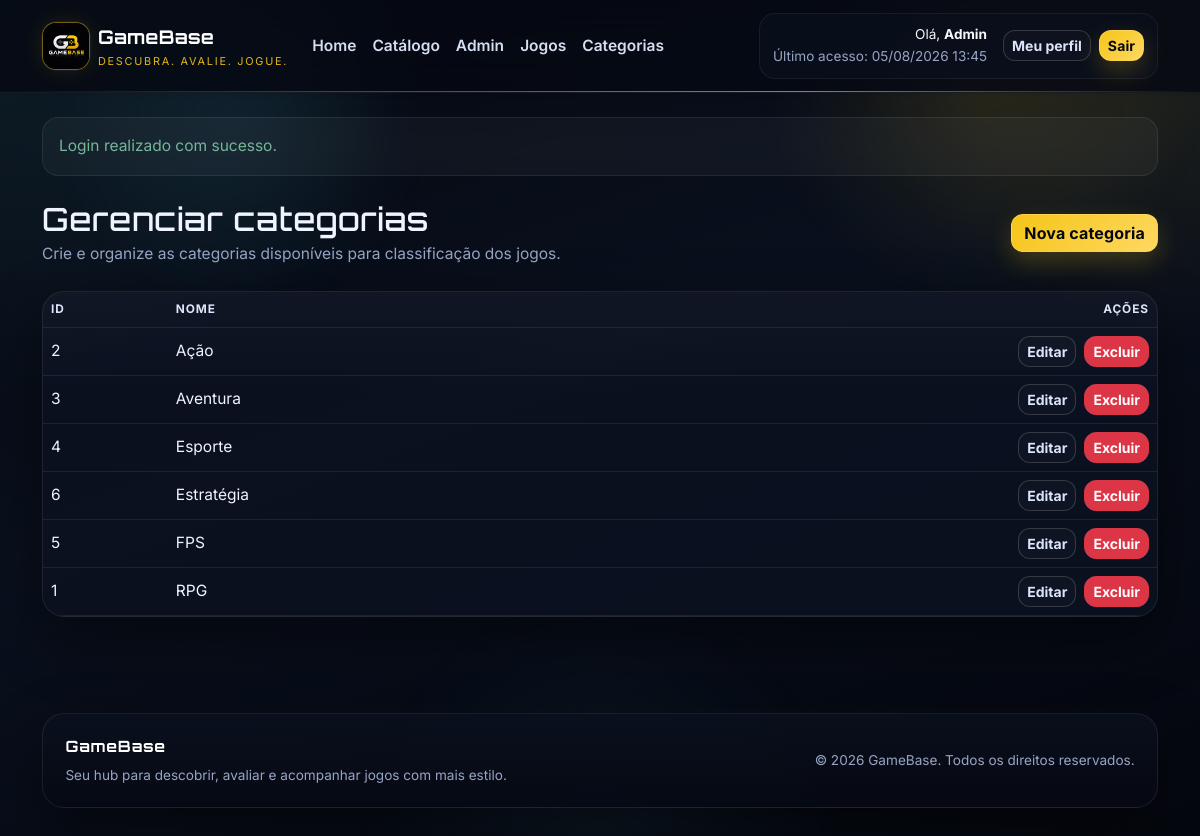
The page /gamebase_php/index.php?page=admin_categorias (signed in) on the database its author committed.
### tables this page shows
CREATE TABLE categorias (
    id INT AUTO_INCREMENT PRIMARY KEY,
    nome VARCHAR(80) NOT NULL UNIQUE
);

### gamebase_php/controllers/CategoriaController.php (called while the page is built, shortened)
<?php
class CategoriaController
{
    private Categoria $categoriaModel;
    public function __construct()
    {
        $this->categoriaModel = new Categoria();
    }
    public function adminCategorias(): void
    {
        render('admin/categorias_lista.php', [
            'pageTitle' => 'Gerenciar categorias',
            'categorias' => $this->categoriaModel->listarTodas(),
        ]);
    }
}

### gamebase_php/models/Categoria.php (called while the page is built, shortened)
<?php
class Categoria
{
    private PDO $conn;
    public function __construct()
    {
        $this->conn = Database::getConnection();
    }
    public function listarTodas(): array
    {
        $stmt = $this->conn->query('SELECT * FROM categorias ORDER BY nome ASC');
        return $stmt->fetchAll();
    }
}

### gamebase_php/config/database.php (called while the page is built, shortened)
<?php
class Database
{
    private static ?PDO $connection = null;
    public static function getConnection(): PDO
    {
        if (self::$connection instanceof PDO) {
            return self::$connection;
        }
        $host = getenv('GAMEBASE_DB_HOST') ?: 'localhost';
        $dbname = getenv('GAMEBASE_DB_NAME') ?: 'gamebase';
        $username = getenv('GAMEBASE_DB_USER') ?: 'root';
        $password = getenv('GAMEBASE_DB_PASS');
        $password = $password !== false ? $password : 'root';
        $charset = getenv('GAMEBASE_DB_CHARSET') ?: 'utf8mb4';
        $dsn = sprintf('mysql:host=%s;dbname=%s;charset=%s', $host, $dbname, $charset);
        try {
            self::$connection = self::createPdo($dsn, $username, $password);
        } catch (Throwable $exception) {
            if (function_exists('debugLog')) {
                debugLog('initial', 'H1', 'config/database.php:42', 'database connection failed', [
                    'host' => $host,
                    'database' => $dbname,
                    'errorType' => get_class($exception),
                    'errorCode' => (string) $exception->getCode(),
                    'errorMessage' => $exception->getMessage(),
                ]);
            }
            if ((string) $exception->getCode() === '1049') {
                try {
                    if (function_exists('debugLog')) {
                        debugLog('post-fix', 'H1', 'config/database.php:50', 'database missing, starting bootstrap', [
                            'host' => $host,
                            'database' => $dbname,
                            'schemaExists' => is_file(dirname(__DIR__) . '/database/gamebase.sql'),
                        ]);
                    }
                    self::bootstrapDatabase($host, $dbname, $username, $password, $charset);
                    self::$connection = self::createPdo($dsn, $username, $password);
                    if (function_exists('debugLog')) {
                        debugLog('post-fix', 'H1', 'config/database.php:62', 'database bootstrap completed', [
                            'host' => $host,
                            'database' => $dbname,
                        ]);
                    }
                    return self::$connection;
                } catch (Throwable $bootstrapException) {
                    if (function_exists('debugLog')) {
                        debugLog('post-fix', 'H1', 'config/database.php:73', 'database bootstrap failed', [
                            'host' => $host,
                            'database' => $dbname,
                            'errorType' => get_class($bootstrapException),
                            'errorCode' => (string) $bootstrapException->getCode(),
                            'errorMessage' => $bootstrapException->getMessage(),
                        ]);
                    }
                    http_response_code(500);
                    die(
                        '<h1>Erro ao inicializar o banco</h1>'
                        . '<p>' . htmlspecialchars('O banco gamebase nao existe e a inicializacao automatica falhou.', ENT_QUOTES, 'UTF-8') . '</p>'
                        . '<p>' . htmlspecialchars('Verifique se o MySQL esta ativo e se o arquivo database/gamebase.sql esta acessivel.', ENT_QUOTES, 'UTF-8') . '</p>'
                        . '<p>' . htmlspecialchars('Detalhe tecnico: ' . $bootstrapException->getMessage(), ENT_QUOTES, 'UTF-8') . '</p>'
                    );
                }
            }
            http_response_code(500);
            $mensagem = 'Nao foi possivel conectar ao banco de dados GameBase.';
            $orientacao = 'Verifique host, nome do banco, usuario e senha em config/database.php ou nas variaveis de ambiente GAMEBASE_DB_*.';
            $credenciais = sprintf('Configuracao atual: host=%s | banco=%s | usuario=%s', $host, $dbname, $username);
            $detalheTecnico = 'Detalhe tecnico: ' . $exception->getMessage();
            die(
                '<h1>Erro de conexao com o banco</h1>'
                . '<p>' . htmlspecialchars($mensagem, ENT_QUOTES, 'UTF-8') . '</p>'
                . '<p>' . htmlspecialchars($orientacao, ENT_QUOTES, 'UTF-8') . '</p>'
                . '<p>' . htmlspecialchars($credenciais, ENT_QUOTES, 'UTF-8') . '</p>'
                . '<p>' . htmlspecialchars($detalheTecnico, ENT_QUOTES, 'UTF-8') . '</p>'
            );
        }
        return self::$connection;
    }
    private static function createPdo(string $dsn, string $username, string $password): PDO
    {
        return new PDO(
            $dsn,
            $username,
            $password,
            [
                PDO::ATTR_ERRMODE => PDO::ERRMODE_EXCEPTION,
                PDO::ATTR_DEFAULT_FETCH_MODE => PDO::FETCH_ASSOC,
            ]
        );
    }
}

### gamebase_php/views/admin/categorias_lista.php (the view, shortened to what this page needs)
<?php $categorias = $categorias ?? []; ?>
<section class="mb-4">
    <div class="d-flex flex-column flex-lg-row justify-content-between align-items-lg-center gap-3 mb-4">
        <div>
            <h1 class="h2 mb-1">Gerenciar categorias</h1>
            <p class="text-muted mb-0">Crie e organize as categorias disponíveis para classificação dos jogos.</p>
        </div>
        <a class="btn btn-gold" href="<?= e(baseUrl('index.php?page=admin_categorias_form')) ?>">Nova categoria</a>
    </div>
    <section class="card">
        <div class="card-body p-0">
            <div class="table-responsive">
                <table class="table table-dark table-hover align-middle mb-0">
                    <thead>
                    <tr>
                        <th>ID</th>
                        <th>Nome</th>
                        <th class="text-end">Ações</th>
                    </tr>
                    </thead>
                    <tbody>
                    <?php foreach ($categorias as $categoria): ?>
                        <tr>
                            <td><?= (int) $categoria['id'] ?></td>
                            <td><?= e($categoria['nome']) ?></td>
                            <td class="text-end">
                                <div class="d-inline-flex gap-2">
                                    <a class="btn btn-outline-light btn-sm" href="<?= e(baseUrl('index.php?page=admin_categorias_form&id=' . (int) $categoria['id'])) ?>">Editar</a>
                                    <form method="POST" action="<?= e(baseUrl('index.php?page=admin_categorias_excluir')) ?>">
                                        <button type="submit" class="btn btn-danger btn-sm">Excluir</button>
                                    </form>
                                </div>
                            </td>
                        </tr>
                    <?php endforeach; ?>
                    </tbody>
                </table>
            </div>
        </div>
    </section>
</section>

### gamebase_php/assets/css/style.css (style rules this page uses)
:root { --gb-bg: #060913; --gb-bg-soft: #0c1220; --gb-surface: rgba(12, 18, 32, 0.88); --gb-surface-2: rgba(18, 28, 48, 0.9); --gb-surface-3: rgba(8, 12, 22, 0.94); --gb-border: rgba(255, 255, 255, 0.08); --gb-border-strong: rgba(245, 197, 24, 0.24); --gb-gold: #f5c518; --gb-gold-hover: #ffd54f; --gb-accent: #5ee6ff; --gb-light: #eff4ff; --gb-muted: #97a5c4; --gb-muted-2: #7182a6; --gb-shadow: 0 24px 60px rgba(0, 0, 0, 0.45); }
*, *::before, *::after { box-sizing: border-box; }
html { scroll-behavior: smooth; }
body { position: relative; min-height: 100vh; overflow-x: hidden; background: radial-gradient(circle at top left, rgba(94, 230, 255, 0.10), transparent 28%), radial-gradient(circle at top right, rgba(245, 197, 24, 0.10), transparent 24%), linear-gradient(160deg, #05070f 0%, #09101d 44%, #05070f 100%); color: var(--gb-light); font-family: 'Inter', system-ui, sans-serif; font-size: 0.97rem; line-height: 1.6; }
body::before, body::after { content: ""; position: fixed; inset: 0; pointer-events: none; z-index: 0; }
body::before { background: linear-gradient(rgba(255, 255, 255, 0.03) 1px, transparent 1px), linear-gradient(90deg, rgba(255, 255, 255, 0.03) 1px, transparent 1px); background-size: 56px 56px; -webkit-mask-image: linear-gradient(to bottom, rgba(255, 255, 255, 0.3), transparent 80%); mask-image: linear-gradient(to bottom, rgba(255, 255, 255, 0.3), transparent 80%); opacity: 0.18; animation: gridShift 20s linear infinite; }
body::after { background: radial-gradient(circle at 20% 15%, rgba(94, 230, 255, 0.08), transparent 16%), radial-gradient(circle at 82% 10%, rgba(245, 197, 24, 0.10), transparent 18%), radial-gradient(circle at 50% 100%, rgba(94, 230, 255, 0.06), transparent 24%); filter: blur(8px); animation: floatAura 14s ease-in-out infinite alternate; }
a { color: inherit; text-decoration: none; }
h1, h2, h3, h4, h5, h6, .navbar-brand-name, .hero-title, .page-banner-title { font-family: 'Orbitron', 'Inter', system-ui, sans-serif; letter-spacing: 0.02em; }
p, li, dd, td, th, label, small, .form-text { color: var(--gb-light); }
.text-muted, .text-secondary, [class*="text-muted"] { color: var(--gb-muted) !important; }
.btn { border-radius: 12px; font-weight: 700; transition: transform 0.2s ease, box-shadow 0.2s ease, background 0.2s ease, border-color 0.2s ease; }
.btn-gold { background: linear-gradient(135deg, var(--gb-gold) 0%, #ffd861 100%); color: #05070f; border: 1px solid rgba(255, 216, 97, 0.55); box-shadow: 0 10px 24px rgba(245, 197, 24, 0.22); letter-spacing: 0.01em; }
.btn-outline-light { border-color: rgba(255, 255, 255, 0.16); color: #dbe4fb; background: rgba(255, 255, 255, 0.02); }
.btn-danger { box-shadow: none; }
.card { position: relative; background: linear-gradient(180deg, rgba(255, 255, 255, 0.025), transparent 32%), var(--gb-surface); border: 1px solid var(--gb-border); color: var(--gb-light); border-radius: 22px; box-shadow: var(--gb-shadow); overflow: hidden; transition: transform 0.25s ease, box-shadow 0.25s ease, border-color 0.25s ease; animation: fadeUp 0.7s ease both; }
.card::before { content: ""; position: absolute; inset: 0; background: linear-gradient(135deg, rgba(94, 230, 255, 0.06), transparent 35%, rgba(245, 197, 24, 0.06)); opacity: 0; transition: opacity 0.25s ease; pointer-events: none; }
.table-dark { --bs-table-bg: transparent; --bs-table-striped-bg: rgba(255, 255, 255, 0.02); --bs-table-hover-bg: rgba(94, 230, 255, 0.06); --bs-table-border-color: rgba(255, 255, 255, 0.08); --bs-table-color: var(--gb-light); }
.table thead th { color: #dce5fa; text-transform: uppercase; font-size: 0.74rem; letter-spacing: 0.08em; }
.table td, .table th { color: var(--gb-light); }
.table-responsive { border-radius: 22px; }

### rows shown on the page
categorias: id "2", nome "Ação"
categorias: id "3", nome "Aventura"
categorias: id "4", nome "Esporte"
categorias: id "6", nome "Estratégia"
categorias: id "5", nome "FPS"
categorias: id "1", nome "RPG"

### other values the page prints
$_SESSION['usuario_nome'] "Admin"
$ultimoAcesso "05/08/2026 13:45"
$flash['mensagem'] "Login realizado com sucesso."
